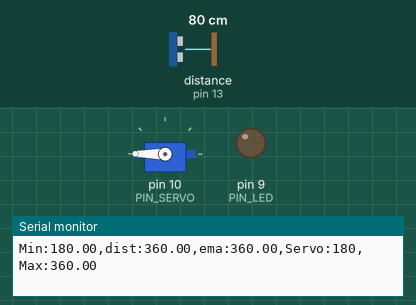
Recording of a sketch running on a simulated Arduino Uno, built with avr-gcc and run on an emulated ATmega328P. On the bench: servo, output pins drawn as LEDs (lit = HIGH), the last lines printed to the serial monitor. Wiring (inferred from the names in the program): ultrasonic range finder: trigger pin 12; echo pin 13. Inputs (shaded band) come from the test bench; at power-on: distance to the obstacle (sensor on pin 13) 80 cm. The echo pulse lasts 58.3 µs per cm; pins used as bus, display or sensor lines are not drawn.

Above: at 1.2 s.
1.3 s: distance to the obstacle (sensor on pin 13) set to 2 cm
At 3.3 s:
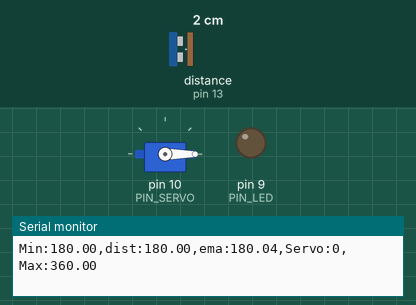
4.3 s: distance to the obstacle (sensor on pin 13) set to 120 cm
At 6.5 s:
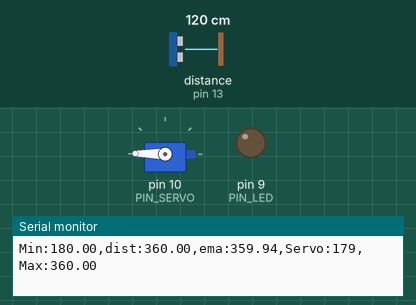
7.3 s: distance to the obstacle (sensor on pin 13) set to 35 cm
At 10.1 s:
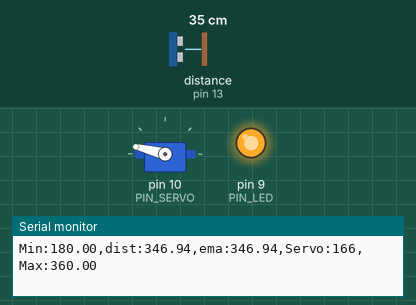
Timing chart, 0 to 11.6 s (numbered marks = the images above; inputs shaded):
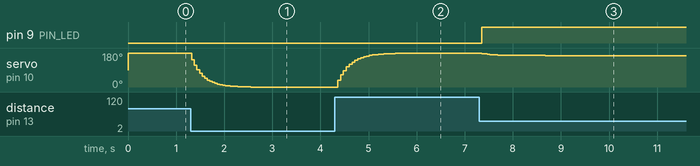

Measured:
- after the input at 1.3 s, servo on pin 10 (PIN_SERVO): moves from 180° to 0° over 1.2 s, starting at once
- after the input at 4.3 s, servo on pin 10 (PIN_SERVO): moves from 0° to 179° over 1.4 s, starting after 0.06 s
- after the input at 7.3 s, pin 9 (PIN_LED): LOW → HIGH after 0.05 s; servo on pin 10 (PIN_SERVO): moves from 179° to 166° over 1.3 s, starting after 0.05 s

The sketch:

11_example_1.ino
```cpp
#include <Servo.h>

// 핀 설정
const int PIN_LED = 9;      // LED 핀[cite: 1]
const int PIN_SERVO = 10;   // 서보모터 핀
const int PIN_TRIG = 12;    // 초음파 센서 Trig 핀
const int PIN_ECHO = 13;    // 초음파 센서 Echo 핀

// 서보모터 펄스폭 설정 (요청값 반영)
const int SERVO_MIN_PULSE = 550;
const int SERVO_MAX_PULSE = 2330;
// neu 1440은 550과 2330의 중간값이므로 90도일 때 자동으로 적용됩니다.

// 거리 기준 (단위: cm를 mm로 변환하여 사용)
const float _DIST_MIN = 180.0; // 18cm[cite: 1, 2]
const float _DIST_MAX = 360.0; // 36cm[cite: 1, 2]

Servo myservo;

// 변수 설정
float dist_raw = 0.0;
float dist_ema = 0.0;
float alpha = 0.2; // EMA 필터용 alpha 값 (필요에 따라 0.0 ~ 1.0 사이로 조절)[cite: 1]

void setup() {
  Serial.begin(115200); // 시리얼 모니터 통신 속도

  pinMode(PIN_LED, OUTPUT);
  pinMode(PIN_TRIG, OUTPUT);
  pinMode(PIN_ECHO, INPUT);

  // 서보모터 초기화 및 펄스폭 설정
  myservo.attach(PIN_SERVO, SERVO_MIN_PULSE, SERVO_MAX_PULSE);

  // 초기 거리값 설정
  dist_ema = 0.0;
}

void loop() {
  // 1. 초음파 센서를 통한 거리 측정 (단위: mm)
  digitalWrite(PIN_TRIG, LOW);
  delayMicroseconds(2);
  digitalWrite(PIN_TRIG, HIGH);
  delayMicroseconds(10);
  digitalWrite(PIN_TRIG, LOW);

  long duration = pulseIn(PIN_ECHO, HIGH);
  float dist_measured = (duration * 0.343) / 2.0; // mm 단위 거리 계산

  // 2. 범위 필터 적용[cite: 1]
  // 측정 실패 등으로 급격하게 이동하는 현상 방지를 위해 측정 범위를 180~360mm로 제한
  if (dist_measured < _DIST_MIN) {
    dist_raw = _DIST_MIN;
  } else if (dist_measured > _DIST_MAX) {
    dist_raw = _DIST_MAX;
  } else {
    dist_raw = dist_measured;
  }

  // 측정 범위(18cm ~ 36cm) 안으로 들어올 경우 LED 켬, 아니면 끔[cite: 1]
  if (dist_measured >= _DIST_MIN && dist_measured <= _DIST_MAX) {
    digitalWrite(PIN_LED, HIGH); // LED 켬[cite: 1]
  } else {
    digitalWrite(PIN_LED, LOW);  // LED 끔
  }

  // 3. EMA 필터 적용[cite: 1]
  if (dist_ema == 0.0) {
    dist_ema = dist_raw; // 초기값
  } else {
    dist_ema = (alpha * dist_raw) + ((1 - alpha) * dist_ema); //[cite: 1]
  }

  // 4. 거리에 따른 서보 각도 제어 (비례식 적용)[cite: 1]
  // 거리 18cm(180mm) -> 0도, 36cm(360mm) -> 180도[cite: 1]
  int servo_angle = map(dist_ema, _DIST_MIN, _DIST_MAX, 0, 180);

  // 계산된 각도로 서보모터 구동
  myservo.write(servo_angle);

  // 5. 시리얼 플로터를 위한 출력 형식 (제시된 양식과 동일하게 맞춤)[cite: 2]
  Serial.print("Min:");      Serial.print(_DIST_MIN); //[cite: 2]
  Serial.print(",dist:");    Serial.print(dist_raw); //[cite: 2]
  Serial.print(",ema:");     Serial.print(dist_ema); //[cite: 2]
  Serial.print(",Servo:");   Serial.print(myservo.read()); //[cite: 2]
  Serial.print(",Max:");     Serial.print(_DIST_MAX); //[cite: 2]
  Serial.println(""); //[cite: 2]

  delay(50); // 센서 안정화 및 샘플링 주기 대기
}
```
